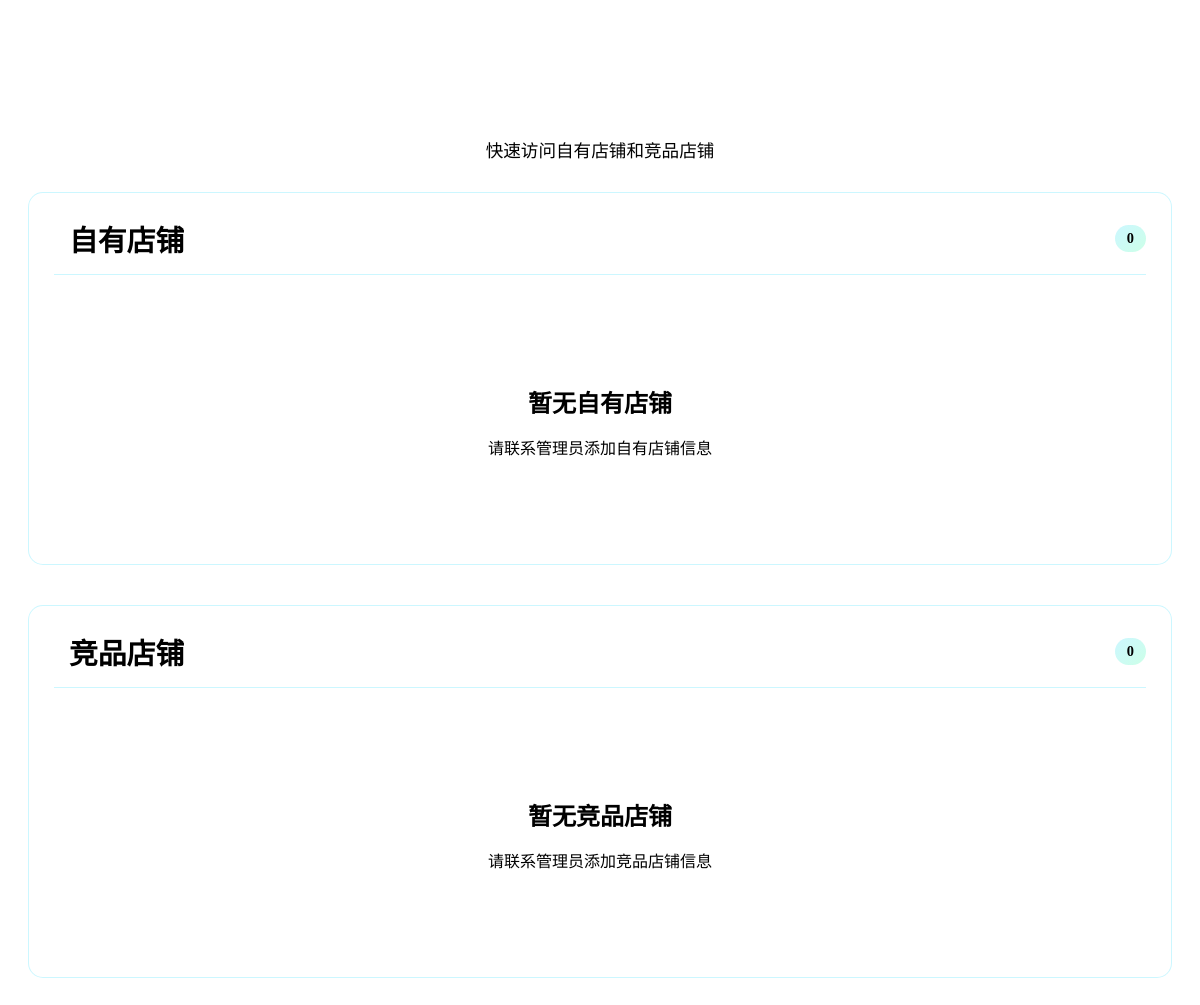
Page /toolset/shop-nav (signed in) on the earlier database version.
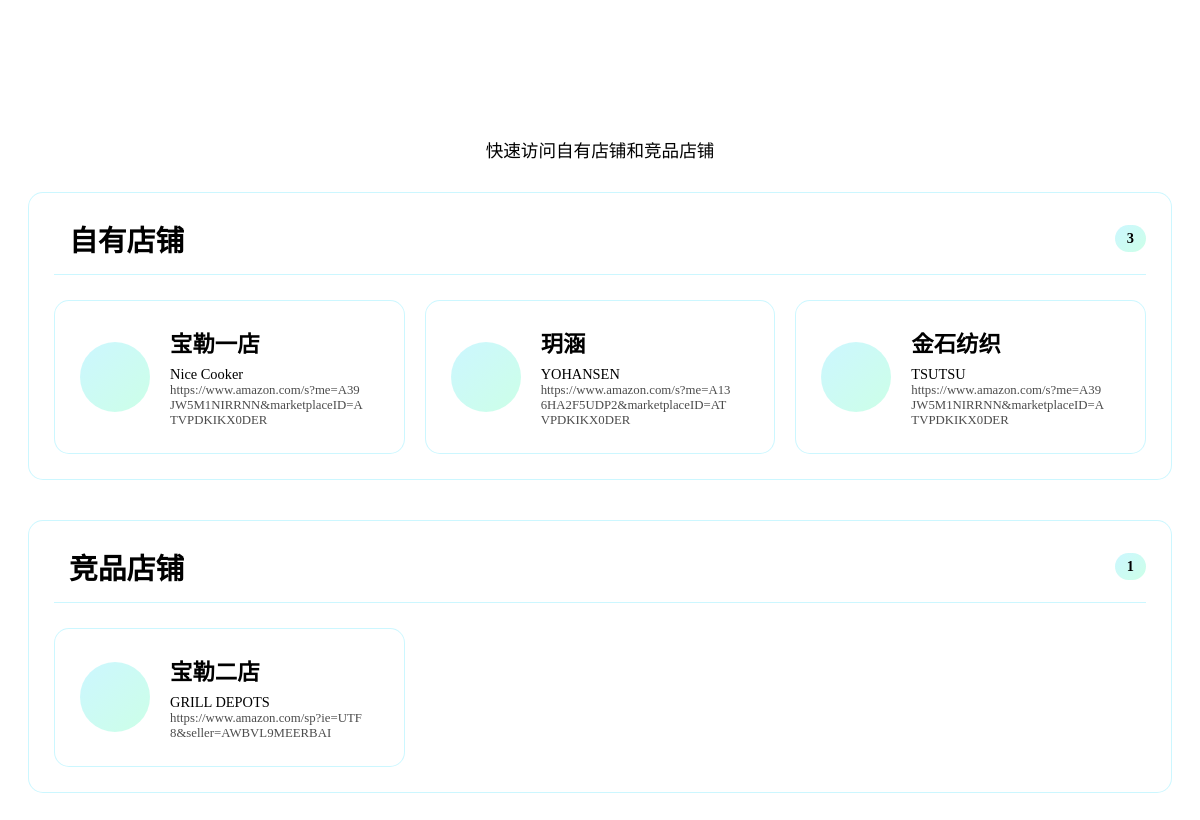
Same page on the later database version.
### tables this page shows
CREATE TABLE "shops" (
                id INTEGER PRIMARY KEY AUTOINCREMENT,
                shop_name TEXT NOT NULL UNIQUE,
                brand_name TEXT,
                shop_url TEXT NOT NULL,
                operator TEXT,
                shop_type TEXT DEFAULT "自有",
                created_at TIMESTAMP DEFAULT CURRENT_TIMESTAMP,
                updated_at TIMESTAMP DEFAULT CURRENT_TIMESTAMP,
                created_by INTEGER,
                FOREIGN KEY (created_by) REFERENCES users (id)
            );

### routes/toolset.py (the view)
@toolset_bp.route('/shop-nav')
@login_required
def shop_nav():
    LogService.log(
        action="访问店铺导航",
        resource="店铺导航",
        log_type="user",
        level="info"
    )
    from core.user_model import User
    username = session.get('username')
    user = User.get_user_by_username(username)
    chinese_name = user.chinese_name if user and user.chinese_name else username
    is_admin = username == 'damonrock'
    from core.shop_model import Shop
    shops_data = Shop.get_shops_by_user_permission(username, chinese_name, is_admin)
    return render_template('operations/shop_nav_embed.html',
                          chinese_name=chinese_name,
                          own_shops=shops_data['own_shops'],
                          competitor_shops=shops_data['competitor_shops'])

### core/auth.py (called while the page is built)
def is_logged_in():
    return 'username' in session

def login_required(f):
    from functools import wraps
    @wraps(f)
    def decorated_function(*args, **kwargs):
        if not is_logged_in():
            return redirect(url_for('auth.login', next=request.url))
        return f(*args, **kwargs)
    return decorated_function

### core/database.py (called while the page is built)
def get_user(username):
    conn = get_db_connection()
    cursor = conn.cursor()
    cursor.execute('SELECT * FROM users WHERE username = ?', (username,))
    user = cursor.fetchone()
    conn.close()
    return user

def add_log(user_id, username, action, resource=None, details=None,
           ip_address=None, user_agent=None, log_type='user', level='info'):
    conn = get_db_connection()
    cursor = conn.cursor()
    try:
        cursor.execute(
            '''INSERT INTO logs
               (user_id, username, action, resource, details, ip_address, user_agent, log_type, level)
               VALUES (?, ?, ?, ?, ?, ?, ?, ?, ?)''',
            (user_id, username, action, resource, details, ip_address, user_agent, log_type, level)
        )
        conn.commit()
        return True
    except Exception as e:
        print(f"添加日志失败: {e}")
        return False
    finally:
        conn.close()

### core/database_config.py (called while the page is built)
def get_db_connection():
    conn = sqlite3.connect(DB_PATH)
    conn.execute(f"PRAGMA temp_store = 2")  # 使用临时内存存储
    conn.execute("PRAGMA journal_mode = WAL")  # 使用WAL模式提高并发性能
    def beijing_now():
        """返回当前北京时间"""
        return datetime.strftime(datetime.now(), '%Y-%m-%d %H:%M:%S')
    conn.create_function("beijing_now", 0, beijing_now)
    conn.row_factory = sqlite3.Row  # 使结果可以通过列名访问
    return conn

### core/shop_model.py (called while the page is built)
    @classmethod
    def get_shops_by_user_permission(cls, username, chinese_name=None, is_admin=False):
        all_shops = cls.get_by_user_permission(username, chinese_name, is_admin)
        own_shops = []
        competitor_shops = []
        for shop in all_shops:
            if shop.shop_type == '自有':
                own_shops.append(shop)
            elif shop.shop_type == '竞品':
                competitor_shops.append(shop)
        return {
            'own_shops': own_shops,
            'competitor_shops': competitor_shops
        }

### templates/operations/shop_nav_embed.html (shortened to what this page needs)
<div class="shop-nav-container">
    <div class="nav-header">
        <h2> 店铺导航</h2>
        <p>快速访问自有店铺和竞品店铺</p>
    </div>
    <div class="shops-categories">
        <div class="shop-category">
            <div class="category-title">
                <h3>自有店铺</h3>
                <span class="shop-count">{{ own_shops|length if own_shops else 0 }}</span>
            </div>
            <div class="shop-cards">
                {% if own_shops %}
                    {% for shop in own_shops %}
                    <div class="shop-card">
                        <a href="{{ shop.shop_url }}" target="_blank" class="shop-link">
                            <div class="shop-icon">
                            </div>
                            <div class="shop-content">
                                <h4>{{ shop.shop_name }}</h4>
                                <p>{{ shop.brand_name if shop.brand_name else '无品牌信息' }}</p>
                                <p class="shop-url">{{ shop.shop_url }}</p>
                            </div>
                        </a>
                    </div>
                    {% endfor %}
                {% else %}
                    <div class="empty-shops">
                        <h3>暂无自有店铺</h3>
                        <p>请联系管理员添加自有店铺信息</p>
                    </div>
                {% endif %}
            </div>
        </div>
        <div class="shop-category">
            <div class="category-title">
                <h3>竞品店铺</h3>
                <span class="shop-count">{{ competitor_shops|length if competitor_shops else 0 }}</span>
            </div>
            <div class="shop-cards">
                {% if competitor_shops %}
                    {% for shop in competitor_shops %}
                    <div class="shop-card">
                        <a href="{{ shop.shop_url }}" target="_blank" class="shop-link">
                            <div class="shop-icon">
                            </div>
                            <div class="shop-content">
                                <h4>{{ shop.shop_name }}</h4>
                                <p>{{ shop.brand_name if shop.brand_name else '无品牌信息' }}</p>
                                <p class="shop-url">{{ shop.shop_url }}</p>
                            </div>
                        </a>
                    </div>
                    {% endfor %}
                {% else %}
                    <div class="empty-shops">
                        <h3>暂无竞品店铺</h3>
                        <p>请联系管理员添加竞品店铺信息</p>
                    </div>
                {% endif %}
            </div>
        </div>
    </div>
</div>

### templates/operations/shop_nav_embed.html (style rules this page uses)
.shop-nav-container { padding: 20px; color: var(--text-primary); }
.nav-header { text-align: center; margin-bottom: 30px; }
.nav-header h2 { font-size: 2.5rem; margin-bottom: 5px; background: linear-gradient(135deg, var(--neon-blue) 0%, var(--neon-purple) 100%); -webkit-background-clip: text; -webkit-text-fill-color: transparent; background-clip: text; }
.nav-header p { font-size: 1.1rem; color: var(--text-secondary); margin-bottom: 5px; }
.shops-categories { display: flex; flex-direction: column; gap: 40px; }
.shop-category { background: rgba(255, 255, 255, 0.05); backdrop-filter: blur(10px); border: 1px solid rgba(0, 212, 255, 0.2); border-radius: 15px; padding: 25px; transition: all var(--transition-normal) ease; }
.category-title { display: flex; align-items: center; gap: 15px; margin-bottom: 25px; padding-bottom: 15px; border-bottom: 1px solid rgba(0, 212, 255, 0.2); }
.category-title h3 { margin: 0; font-size: 1.8em; font-weight: 600; color: var(--text-primary); flex: 1; }
.shop-count { background: linear-gradient(135deg, rgba(0, 212, 255, 0.2), rgba(0, 255, 136, 0.2)); color: var(--neon-blue); padding: 5px 12px; border-radius: 20px; font-size: 0.9rem; font-weight: 600; }
.shop-cards { display: grid; grid-template-columns: repeat(auto-fill, minmax(300px, 1fr)); gap: 20px; }
.shop-url { font-size: 0.8rem !important; word-break: break-all; opacity: 0.7; }
.shop-card { background: rgba(255, 255, 255, 0.05); border: 1px solid rgba(0, 212, 255, 0.2); border-radius: 15px; overflow: hidden; position: relative; transition: all var(--transition-normal) ease; cursor: pointer; }
.shop-card::before { content: ''; position: absolute; top: 0; left: 0; right: 0; bottom: 0; background: linear-gradient(135deg, rgba(0, 212, 255, 0.1) 0%, rgba(157, 78, 221, 0.1) 100%); opacity: 0; transition: opacity 0.3s ease; }
.shop-link { display: flex; align-items: center; padding: 25px; text-decoration: none; color: var(--text-primary); position: relative; z-index: 1; }
.shop-icon { width: 70px; height: 70px; border-radius: 50%; background: linear-gradient(135deg, rgba(0, 212, 255, 0.2), rgba(0, 255, 136, 0.2)); display: flex; align-items: center; justify-content: center; margin-right: 20px; flex-shrink: 0; transition: all var(--transition-normal) ease; }
.shop-content { flex: 1; }
.shop-content h4 { margin: 0 0 8px 0; font-size: 1.4rem; font-weight: 600; transition: color var(--transition-normal) ease; }
.shop-content p { margin: 0; font-size: 0.9rem; color: var(--text-secondary); word-break: break-all; }

Differences in the rows shown:
added shops: shop_name "宝勒一店", brand_name "Nice Cooker", shop_url "https://www.amazon.com/s?me=A39JW5M1NIRRNN&marketplaceID=ATVPDKIKX0DER", shown under "自有店铺"
added shops: shop_name "玥涵", brand_name "YOHANSEN", shop_url "https://www.amazon.com/s?me=A136HA2F5UDP2&marketplaceID=ATVPDKIKX0DER", shown under "自有店铺"
added shops: shop_name "金石纺织", brand_name "TSUTSU", shop_url "https://www.amazon.com/s?me=A39JW5M1NIRRNN&marketplaceID=ATVPDKIKX0DER", shown under "自有店铺"
added shops: shop_name "宝勒二店", brand_name "GRILL DEPOTS", shop_url "https://www.amazon.com/sp?ie=UTF8&seller=AWBVL9MEERBAI", shown under "竞品店铺"
Other differences:
{{ own_shops|length if own_shops else 0 }}: "0" → "3"
{{ competitor_shops|length if competitor_shops else 0 }}: "0" → "1"
text no longer shown: "暂无自有店铺 请联系管理员添加自有店铺信息 暂无竞品店铺 请联系管理员添加竞品店铺信息"
